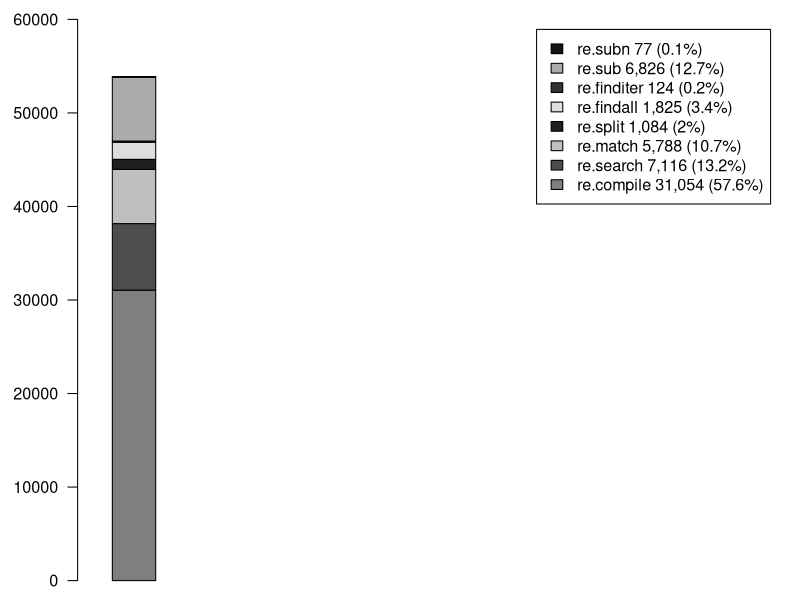
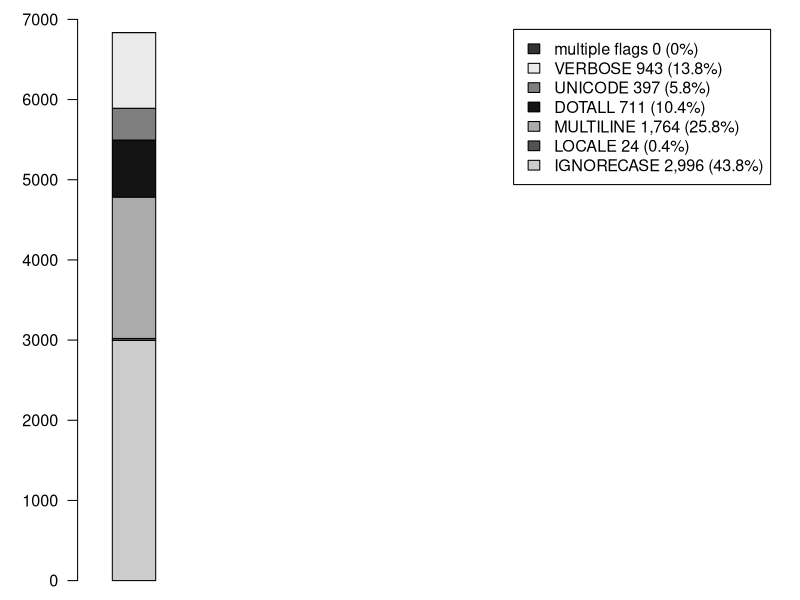
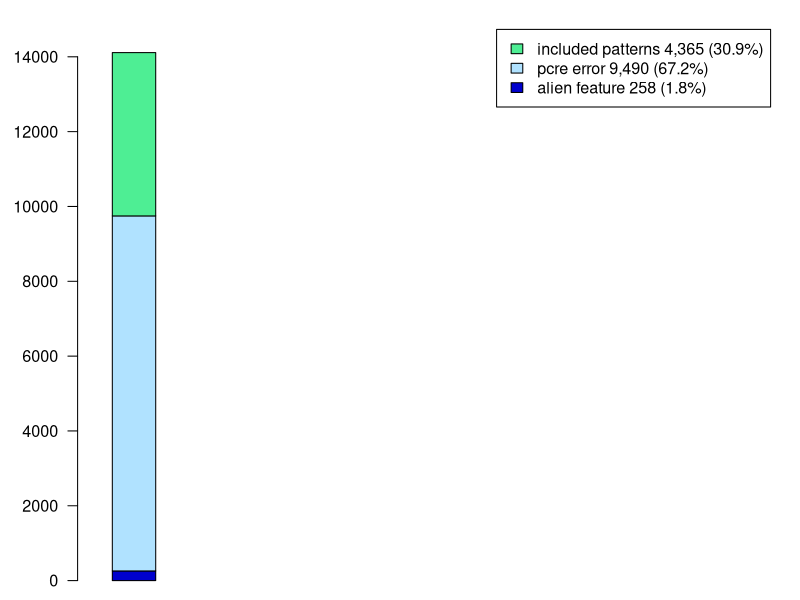

The R source for these figures, in order:

setEPS()
postscript("/Users/carlchapman/Documents/SoftwareProjects/tour_de_source/analysis/analysis_output/partFunctions.eps",width=5,height=2.1)
par(mar=c(1,4,1,1), cex=0.97)
M_partFunctions = matrix(c(31054,7116,5788,1084,1825,124,6826,77),ncol=1,byrow=T)
rownames(M_partFunctions)=c("re.compile 31,054 (57.6%)","re.search 7,116 (13.2%)","re.match 5,788 (10.7%)","re.split 1,084 (2%)","re.findall 1,825 (3.4%)","re.finditer 124 (0.2%)","re.sub 6,826 (12.7%)","re.subn 77 (0.1%)")
barplot(M_partFunctions,legend=rownames(M_partFunctions),col=c("gray50","gray30","gray75","gray12","gray87","gray20","gray67","gray8"),xlim=c(0,9),width=0.6,ylim = range(pretty(c(0, 53894))),las=1)
dev.off()
setEPS()
postscript("/Users/carlchapman/Documents/SoftwareProjects/tour_de_source/analysis/analysis_output/partFlags.eps",width=5,height=2.1)
par(mar=c(1,4,1,1), cex=0.97)
M_partFlags = matrix(c(2996,24,1764,711,397,943,0),ncol=1,byrow=T)
rownames(M_partFlags)=c("IGNORECASE 2,996 (43.8%)","LOCALE 24 (0.4%)","MULTILINE 1,764 (25.8%)","DOTALL 711 (10.4%)","UNICODE 397 (5.8%)","VERBOSE 943 (13.8%)","multiple flags 0 (0%)")
barplot(M_partFlags,legend=rownames(M_partFlags),col=c("gray80","gray32","gray67","gray8","gray50","gray92","grey20"),xlim=c(0,9),width=0.6,ylim = range(pretty(c(0, 6835))),las=1)
dev.off()

setEPS()
postscript("/Users/carlchapman/Documents/SoftwareProjects/tour_de_source/analysis/analysis_output/patternFiltering.eps",width=3.5,height=2)
par(mar=c(1,4,1,1), cex=0.97)
M_patternFiltering = matrix(c(258,9490,4365),ncol=1,byrow=T)
rownames(M_patternFiltering)=c("alien feature 258 (1.8%)","pcre error 9,490 (67.2%)","included patterns 4,365 (30.9%)")
barplot(M_patternFiltering,legend=rownames(M_patternFiltering),col=c("mediumblue","lightskyblue1","seagreen2"),xlim=c(0,9),width=0.6,ylim = range(pretty(c(0, 14113))),las=1)
dev.off()
